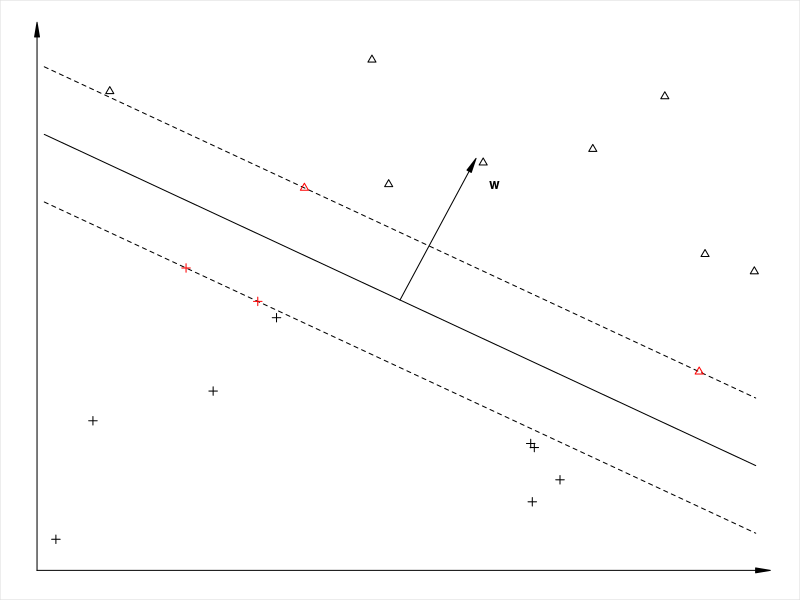
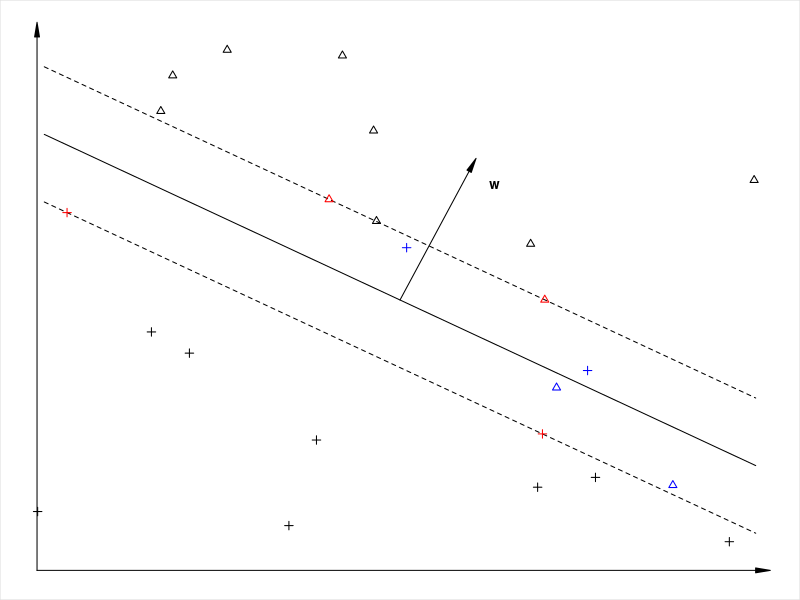

These charts were generated, in order, by the following R code:
## ---- chunk 1
# basic setting
w <- -0.5 
b <- 0.65
margin <- 0.1
l <- function(x, w, b, jitter = c("none", "up", "down")) {
  jitter <- match.arg(jitter)
  switch (jitter,
    "none" = w * x + b,
    "up" = w * x + b + runif(length(x), 0, 0.8 - w * x - b),
    "down" = w * x + b - runif(length(x), 0, w * x + b)
  )
}
## ---- chunk 2
set.seed(2414)
par(mar = c(.5, .5, .5, .5), cex = 0.8)
# corrdinates
plot(0, type = "n", xlim = c(0, 1), ylim = c(0, 0.8), axes = FALSE)
shape::Arrows(0, 0, 0, 0.8, arr.type = "triangle", arr.length = 0.3, arr.width = 0.1)
shape::Arrows(0, 0, 1, 0, arr.type = "triangle", arr.length = 0.3, arr.width = 0.1)
# margins
x <- c(0.01, 0.99)
points(x, l(x, w, b), type = "l", lty = 1)
points(x, l(x, w, b + margin), type = "l", lty = 2)
points(x, l(x, w, b - margin), type = "l", lty = 2)
# points
x <- runif(8)
y <- l(x, w, b + margin, "up")
points(x, y, pch = 2)
x <- runif(8)
y <- l(x, w, b - margin, "down")
points(x, y, pch = 3)
# support vectors
x <- runif(2)
y <- l(x, w, b + margin, "none")
points(x, y, pch = 2, col = "red")
x <- runif(2)
y <- l(x, w, b - margin, "none")
points(x, y, pch = 3, col = "red")
# add w
start <- 0.5
over <- 0.6
b_w <- l(start, w, b) + (1/w)*start
shape::Arrows(
  start, l(start, w, b), over, l(over, -(1/w), b_w), arr.type = "triangle",
  arr.length = 0.3, arr.width = 0.1
)
text(over + 0.03, l(over, -(1/w), b_w) - 0.03, labels = expression(bold("w")))
# # add 2/||w||
# start <- 0.7
# b_w <- l(start, w, b) + (1/w)*start
# over <- - (b + margin - b_w) / (w + 1/w)
# shape::Arrows(
#   start, l(start, w, b), over, l(over, w, b + margin), arr.type = "triangle",
#   arr.length = 0.15, arr.width = 0.1
# )
# start <- 0.7
# b_w <- l(start, w, b) + (1/w)*start
# over <- - (b - margin - b_w) / (w + 1/w)
# shape::Arrows(
#   start, l(start, w, b), over, l(over, w, b - margin), arr.type = "triangle",
#   arr.length = 0.15, arr.width = 0.1
# )
# text(start + 0.05, l(start, w, b), label = expression(over("2", bold("||w||"))))
# add box
box(col = "#dcdcdc", which = "outer")
## ---- chunk 3
set.seed(0203)
par(mar = c(.5, .5, .5, .5), cex = 0.8)
# corrdinates
plot(0, type = "n", xlim = c(0, 1), ylim = c(0, 0.8), axes = FALSE)
shape::Arrows(0, 0, 0, 0.8, arr.type = "triangle", arr.length = 0.3, arr.width = 0.1)
shape::Arrows(0, 0, 1, 0, arr.type = "triangle", arr.length = 0.3, arr.width = 0.1)
# margins
x <- c(0.01, 0.99)
points(x, l(x, w, b), type = "l", lty = 1)
points(x, l(x, w, b + margin), type = "l", lty = 2)
points(x, l(x, w, b - margin), type = "l", lty = 2)
# points
x <- runif(8)
y <- l(x, w, b + margin, "up")
points(x, y, pch = 2)
x <- runif(8)
y <- l(x, w, b - margin, "down")
points(x, y, pch = 3)
# support vectors
x <- runif(2)
y <- l(x, w, b + margin, "none")
points(x, y, pch = 2, col = "red")
x <- runif(2)
y <- l(x, w, b - margin, "none")
points(x, y, pch = 3, col = "red")
# add w
start <- 0.5
over <- 0.6
b_w <- l(start, w, b) + (1/w)*start
shape::Arrows(
  start, l(start, w, b), over, l(over, -(1/w), b_w), arr.type = "triangle",
  arr.length = 0.3, arr.width = 0.1
)
text(over + 0.03, l(over, -(1/w), b_w) - 0.03, labels = expression(bold("w")))
# add linearly indivisibility
x <- runif(2)
y <- l(x, w, b - runif(2, 0, margin))
points(x, y, pch = 2, col = "blue")
x <- runif(2)
y <- l(x, w, b + runif(2, 0, margin))
points(x, y, pch = 3, col = "blue")
# add box
box(col = "#dcdcdc", which = "outer")
